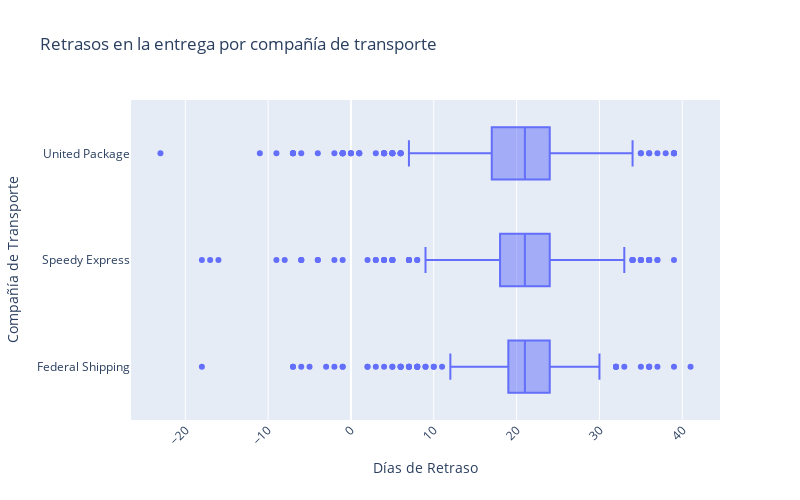

Write notebook code for a chart like this one.
### Code cell
# Crear el boxplot con Plotly Express
fig = px.box(tabla, x='delay_in_days', y='company_name', 
             title='Retrasos en la entrega por compañía de transporte',
             labels={'company_name': 'Compañía de Transporte', 'delay_in_days': 'Días de Retraso'},
             width=800, height=500)

# Ajustes adicionales de la visualización
fig.update_layout(yaxis_title="Compañía de Transporte",
                  xaxis_title="Días de Retraso",
                  xaxis_tickangle=-45)
                  
                  

# Mostrar la gráfica
fig.show()

### Figure 1 — Plotly figure (JSON) as saved in the notebook; plotly's stock layout.template omitted (floating-point values rounded to 4 significant figures; data arrays with more than 128 entries replaced by an {"elided": "..."} marker saying what was removed)
{"data": [{"alignmentgroup": "True", "hovertemplate": "Días de Retraso=%{x}<br>Compañía de Transporte=%{y}<extra></extra>", "legendgroup": "", "marker": {"color": "#636efa"}, "name": "", "notched": false, "offsetgroup": "", "orientation": "h", "showlegend": false, "type": "box", "x": {"elided": "809 int values"}, "x0": " ", "xaxis": "x", "y": {"elided": "809 str values"}, "y0": " ", "yaxis": "y"}], "layout": {"boxmode": "group", "height": 500, "legend": {"tracegroupgap": 0}, "title": {"text": "Retrasos en la entrega por compañía de transporte"}, "width": 800, "xaxis": {"anchor": "y", "domain": [0, 1], "tickangle": -45, "title": {"text": "Días de Retraso"}}, "yaxis": {"anchor": "x", "domain": [0, 1], "title": {"text": "Compañía de Transporte"}}}}
